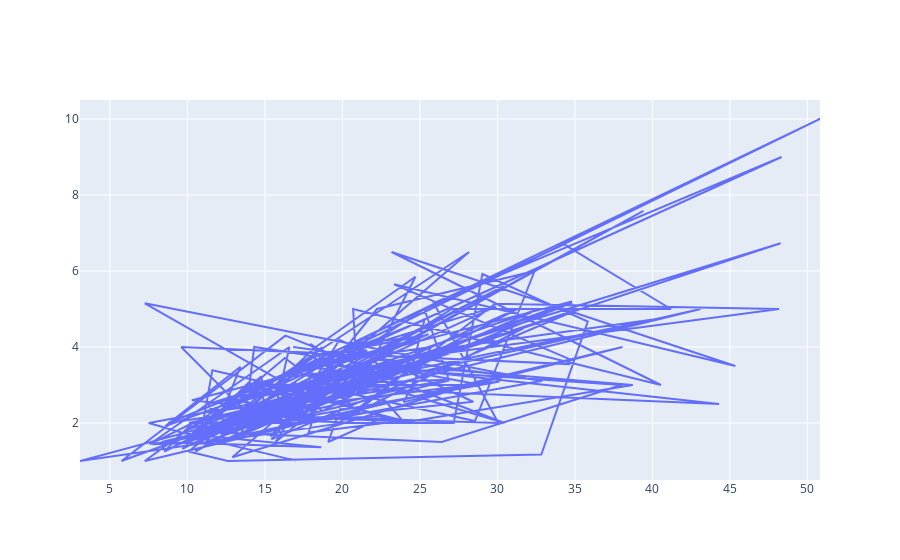

Source (notebook cell):
### Code cell
import seaborn as sns
tips=sns.load_dataset('tips')

fig = go.Figure()
fig.add_trace(go.Scatter(x=tips.total_bill, y=tips.tip, mode='lines'))

### Figure 1 — Plotly figure (JSON) as saved in the notebook; plotly's stock layout.template omitted (floating-point values rounded to 4 significant figures; data arrays with more than 128 entries replaced by an {"elided": "..."} marker saying what was removed)
{"data": [{"mode": "lines", "type": "scatter", "x": {"elided": "244 float values"}, "y": {"elided": "244 float values"}}], "layout": {"autosize": true, "xaxis": {"autorange": true, "range": [3.07, 50.81], "type": "linear"}, "yaxis": {"autorange": true, "range": [0.5, 10.5], "type": "linear"}}}
